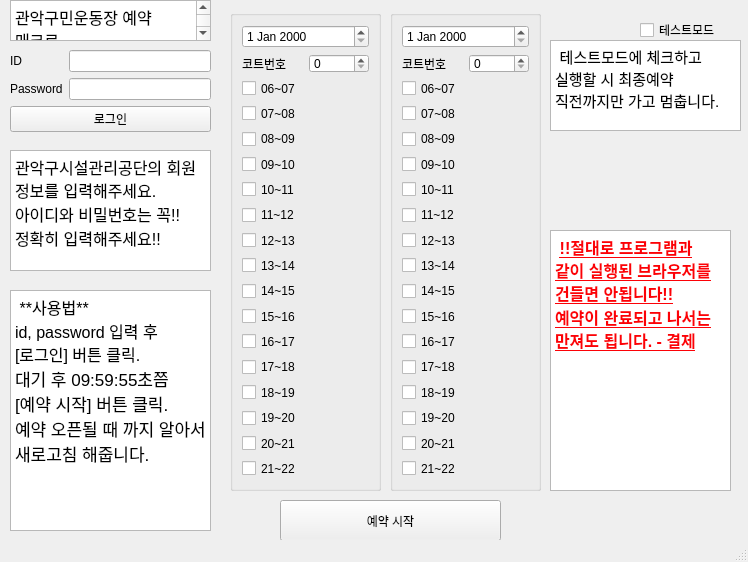
<?xml version="1.0" encoding="UTF-8"?>
<ui version="4.0">
 <class>MainWindow</class>
 <widget class="QMainWindow" name="MainWindow">
  <property name="geometry">
   <rect>
    <x>0</x>
    <y>0</y>
    <width>748</width>
    <height>562</height>
   </rect>
  </property>
  <property name="windowTitle">
   <string>MainWindow</string>
  </property>
  <widget class="QWidget" name="centralwidget">
   <widget class="QWidget" name="formWidget" native="true">
    <property name="geometry">
     <rect>
      <x>10</x>
      <y>50</y>
      <width>201</width>
      <height>88</height>
     </rect>
    </property>
    <layout class="QFormLayout" name="formLayout">
     <item row="0" column="0">
      <widget class="QLabel" name="iDLabel">
       <property name="text">
        <string>ID</string>
       </property>
      </widget>
     </item>
     <item row="0" column="1">
      <widget class="QLineEdit" name="userIdInputBox"/>
     </item>
     <item row="1" column="0">
      <widget class="QLabel" name="passwordLabel">
       <property name="text">
        <string>Password</string>
       </property>
      </widget>
     </item>
     <item row="1" column="1">
      <widget class="QLineEdit" name="userPwInputBox"/>
     </item>
     <item row="2" column="0" colspan="2">
      <widget class="QPushButton" name="loginBtn">
       <property name="text">
        <string>로그인</string>
       </property>
      </widget>
     </item>
    </layout>
   </widget>
   <widget class="QTextBrowser" name="textBrowser">
    <property name="geometry">
     <rect>
      <x>10</x>
      <y>0</y>
      <width>201</width>
      <height>41</height>
     </rect>
    </property>
    <property name="html">
     <string>&lt;!DOCTYPE HTML PUBLIC &quot;-//W3C//DTD HTML 4.0//EN&quot; &quot;http://www.w3.org/TR/REC-html40/strict.dtd&quot;&gt;
&lt;html&gt;&lt;head&gt;&lt;meta name=&quot;qrichtext&quot; content=&quot;1&quot; /&gt;&lt;style type=&quot;text/css&quot;&gt;
p, li { white-space: pre-wrap; }
&lt;/style&gt;&lt;/head&gt;&lt;body style=&quot; font-family:'.AppleSystemUIFont'; font-size:13pt; font-weight:400; font-style:normal;&quot;&gt;
&lt;p style=&quot; margin-top:0px; margin-bottom:0px; margin-left:0px; margin-right:0px; -qt-block-indent:0; text-indent:0px;&quot;&gt;&lt;span style=&quot; font-size:12pt;&quot;&gt;관악구민운동장 예약 매크로&lt;/span&gt;&lt;/p&gt;
&lt;p style=&quot; margin-top:0px; margin-bottom:0px; margin-left:0px; margin-right:0px; -qt-block-indent:0; text-indent:0px;&quot;&gt;&lt;span style=&quot; font-size:12pt;&quot;&gt;v1.2.0&lt;/span&gt;&lt;/p&gt;&lt;/body&gt;&lt;/html&gt;</string>
    </property>
   </widget>
   <widget class="QCheckBox" name="testModeBtn">
    <property name="geometry">
     <rect>
      <x>640</x>
      <y>20</y>
      <width>87</width>
      <height>20</height>
     </rect>
    </property>
    <property name="text">
     <string>테스트모드</string>
    </property>
   </widget>
   <widget class="QTextBrowser" name="textBrowser_4">
    <property name="geometry">
     <rect>
      <x>550</x>
      <y>40</y>
      <width>191</width>
      <height>91</height>
     </rect>
    </property>
    <property name="html">
     <string>&lt;!DOCTYPE HTML PUBLIC &quot;-//W3C//DTD HTML 4.0//EN&quot; &quot;http://www.w3.org/TR/REC-html40/strict.dtd&quot;&gt;
&lt;html&gt;&lt;head&gt;&lt;meta name=&quot;qrichtext&quot; content=&quot;1&quot; /&gt;&lt;style type=&quot;text/css&quot;&gt;
p, li { white-space: pre-wrap; }
&lt;/style&gt;&lt;/head&gt;&lt;body style=&quot; font-family:'.AppleSystemUIFont'; font-size:13pt; font-weight:400; font-style:normal;&quot;&gt;
&lt;p style=&quot; margin-top:0px; margin-bottom:0px; margin-left:0px; margin-right:0px; -qt-block-indent:0; text-indent:0px;&quot;&gt; &lt;span style=&quot; font-size:11pt;&quot;&gt;테스트모드에 체크하고 실행할 시 최종예약 직전까지만 가고 멈춥니다.&lt;/span&gt;&lt;/p&gt;&lt;/body&gt;&lt;/html&gt;</string>
    </property>
   </widget>
   <widget class="QGroupBox" name="GroupBox_day1">
    <property name="geometry">
     <rect>
      <x>230</x>
      <y>10</y>
      <width>151</width>
      <height>481</height>
     </rect>
    </property>
    <layout class="QGridLayout" name="gridLayout_6">
     <item row="12" column="0">
      <widget class="QCheckBox" name="time7_day1">
       <property name="text">
        <string>12~13</string>
       </property>
      </widget>
     </item>
     <item row="1" column="0" rowspan="2" colspan="2">
      <widget class="QDateEdit" name="dateInputBox_1"/>
     </item>
     <item row="9" column="0">
      <widget class="QCheckBox" name="time4_day1">
       <property name="text">
        <string>09~10</string>
       </property>
      </widget>
     </item>
     <item row="14" column="0">
      <widget class="QCheckBox" name="time9_day1">
       <property name="text">
        <string>14~15</string>
       </property>
      </widget>
     </item>
     <item row="17" column="0">
      <widget class="QCheckBox" name="time12_day1">
       <property name="text">
        <string>17~18</string>
       </property>
      </widget>
     </item>
     <item row="16" column="0">
      <widget class="QCheckBox" name="time11_day1">
       <property name="text">
        <string>16~17</string>
       </property>
      </widget>
     </item>
     <item row="15" column="0">
      <widget class="QCheckBox" name="time10_day1">
       <property name="text">
        <string>15~16</string>
       </property>
      </widget>
     </item>
     <item row="13" column="0">
      <widget class="QCheckBox" name="time8_day1">
       <property name="text">
        <string>13~14</string>
       </property>
      </widget>
     </item>
     <item row="11" column="0">
      <widget class="QCheckBox" name="time6_day1">
       <property name="text">
        <string>11~12</string>
       </property>
      </widget>
     </item>
     <item row="8" column="0">
      <widget class="QCheckBox" name="time3_day1">
       <property name="text">
        <string>08~09</string>
       </property>
      </widget>
     </item>
     <item row="6" column="0">
      <widget class="QCheckBox" name="time1_day1">
       <property name="text">
        <string>06~07</string>
       </property>
      </widget>
     </item>
     <item row="7" column="0">
      <widget class="QCheckBox" name="time2_day1">
       <property name="text">
        <string>07~08</string>
       </property>
      </widget>
     </item>
     <item row="18" column="0">
      <widget class="QCheckBox" name="time13_day1">
       <property name="text">
        <string>18~19</string>
       </property>
      </widget>
     </item>
     <item row="19" column="0">
      <widget class="QCheckBox" name="time14_day1">
       <property name="text">
        <string>19~20</string>
       </property>
      </widget>
     </item>
     <item row="20" column="0">
      <widget class="QCheckBox" name="time15_day1">
       <property name="text">
        <string>20~21</string>
       </property>
      </widget>
     </item>
     <item row="21" column="0">
      <widget class="QCheckBox" name="time16_day1">
       <property name="text">
        <string>21~22</string>
       </property>
      </widget>
     </item>
     <item row="3" column="0">
      <widget class="QLabel" name="label">
       <property name="text">
        <string>코트번호</string>
       </property>
      </widget>
     </item>
     <item row="3" column="1">
      <widget class="QSpinBox" name="courtNumSpinBox_1"/>
     </item>
     <item row="10" column="0">
      <widget class="QCheckBox" name="time5_day1">
       <property name="text">
        <string>10~11</string>
       </property>
      </widget>
     </item>
    </layout>
   </widget>
   <widget class="QPushButton" name="startBtn">
    <property name="geometry">
     <rect>
      <x>280</x>
      <y>500</y>
      <width>221</width>
      <height>41</height>
     </rect>
    </property>
    <property name="text">
     <string>예약 시작</string>
    </property>
   </widget>
   <widget class="QTextBrowser" name="textBrowser">
    <property name="geometry">
     <rect>
      <x>10</x>
      <y>150</y>
      <width>201</width>
      <height>121</height>
     </rect>
    </property>
    <property name="html">
     <string>&lt;!DOCTYPE HTML PUBLIC &quot;-//W3C//DTD HTML 4.0//EN&quot; &quot;http://www.w3.org/TR/REC-html40/strict.dtd&quot;&gt;
&lt;html&gt;&lt;head&gt;&lt;meta name=&quot;qrichtext&quot; content=&quot;1&quot; /&gt;&lt;style type=&quot;text/css&quot;&gt;
p, li { white-space: pre-wrap; }
&lt;/style&gt;&lt;/head&gt;&lt;body style=&quot; font-family:'.AppleSystemUIFont'; font-size:13pt; font-weight:400; font-style:normal;&quot;&gt;
&lt;p style=&quot; margin-top:0px; margin-bottom:0px; margin-left:0px; margin-right:0px; -qt-block-indent:0; text-indent:0px;&quot;&gt;&lt;span style=&quot; font-size:12pt;&quot;&gt;관악구시설관리공단의 회원 정보를 입력해주세요.&lt;/span&gt;&lt;/p&gt;
&lt;p style=&quot; margin-top:0px; margin-bottom:0px; margin-left:0px; margin-right:0px; -qt-block-indent:0; text-indent:0px;&quot;&gt;&lt;span style=&quot; font-size:12pt;&quot;&gt;아이디와 비밀번호는 꼭!!&lt;/span&gt;&lt;/p&gt;
&lt;p style=&quot; margin-top:0px; margin-bottom:0px; margin-left:0px; margin-right:0px; -qt-block-indent:0; text-indent:0px;&quot;&gt;&lt;span style=&quot; font-size:12pt;&quot;&gt;정확히 입력해주세요!!&lt;/span&gt;&lt;/p&gt;&lt;/body&gt;&lt;/html&gt;</string>
    </property>
   </widget>
   <widget class="QTextBrowser" name="textBrowser_3">
    <property name="geometry">
     <rect>
      <x>10</x>
      <y>290</y>
      <width>201</width>
      <height>241</height>
     </rect>
    </property>
    <property name="html">
     <string>&lt;!DOCTYPE HTML PUBLIC &quot;-//W3C//DTD HTML 4.0//EN&quot; &quot;http://www.w3.org/TR/REC-html40/strict.dtd&quot;&gt;
&lt;html&gt;&lt;head&gt;&lt;meta name=&quot;qrichtext&quot; content=&quot;1&quot; /&gt;&lt;style type=&quot;text/css&quot;&gt;
p, li { white-space: pre-wrap; }
&lt;/style&gt;&lt;/head&gt;&lt;body style=&quot; font-family:'.AppleSystemUIFont'; font-size:13pt; font-weight:400; font-style:normal;&quot;&gt;
&lt;p style=&quot; margin-top:0px; margin-bottom:0px; margin-left:0px; margin-right:0px; -qt-block-indent:0; text-indent:0px;&quot;&gt; &lt;span style=&quot; font-size:12pt;&quot;&gt;**사용법**&lt;/span&gt;&lt;/p&gt;
&lt;p style=&quot; margin-top:0px; margin-bottom:0px; margin-left:0px; margin-right:0px; -qt-block-indent:0; text-indent:0px;&quot;&gt;&lt;span style=&quot; font-size:12pt;&quot;&gt;id, password 입력 후 [로그인] 버튼 클릭.&lt;/span&gt;&lt;/p&gt;
&lt;p style=&quot; margin-top:0px; margin-bottom:0px; margin-left:0px; margin-right:0px; -qt-block-indent:0; text-indent:0px;&quot;&gt;대기 후 09:59:55초쯤 [예약 시작] 버튼 클릭.&lt;/p&gt;
&lt;p style=&quot; margin-top:0px; margin-bottom:0px; margin-left:0px; margin-right:0px; -qt-block-indent:0; text-indent:0px;&quot;&gt;예약 오픈될 때 까지 알아서 새로고침 해줍니다.&lt;/p&gt;
&lt;p style=&quot;-qt-paragraph-type:empty; margin-top:0px; margin-bottom:0px; margin-left:0px; margin-right:0px; -qt-block-indent:0; text-indent:0px; font-size:12pt;&quot;&gt;&lt;br /&gt;&lt;/p&gt;
&lt;p style=&quot;-qt-paragraph-type:empty; margin-top:0px; margin-bottom:0px; margin-left:0px; margin-right:0px; -qt-block-indent:0; text-indent:0px;&quot;&gt;&lt;br /&gt;&lt;/p&gt;&lt;/body&gt;&lt;/html&gt;</string>
    </property>
   </widget>
   <widget class="QTextBrowser" name="textBrowser">
    <property name="geometry">
     <rect>
      <x>550</x>
      <y>230</y>
      <width>181</width>
      <height>261</height>
     </rect>
    </property>
    <property name="html">
     <string>&lt;!DOCTYPE HTML PUBLIC &quot;-//W3C//DTD HTML 4.0//EN&quot; &quot;http://www.w3.org/TR/REC-html40/strict.dtd&quot;&gt;
&lt;html&gt;&lt;head&gt;&lt;meta name=&quot;qrichtext&quot; content=&quot;1&quot; /&gt;&lt;style type=&quot;text/css&quot;&gt;
p, li { white-space: pre-wrap; }
&lt;/style&gt;&lt;/head&gt;&lt;body style=&quot; font-family:'.AppleSystemUIFont'; font-size:13pt; font-weight:400; font-style:normal;&quot;&gt;
&lt;p style=&quot; margin-top:0px; margin-bottom:0px; margin-left:0px; margin-right:0px; -qt-block-indent:0; text-indent:0px;&quot;&gt; &lt;span style=&quot; font-size:12pt; font-weight:600; text-decoration: underline; color:#fc0107;&quot;&gt;!!절대로 프로그램과 같이 실행된 브라우저를 건들면 안됩니다!!&lt;/span&gt;&lt;/p&gt;
&lt;p style=&quot; margin-top:0px; margin-bottom:0px; margin-left:0px; margin-right:0px; -qt-block-indent:0; text-indent:0px;&quot;&gt;&lt;span style=&quot; font-size:12pt; font-weight:600; text-decoration: underline; color:#fc0107;&quot;&gt;예약이 완료되고 나서는 만져도 됩니다. - 결제&lt;/span&gt;&lt;/p&gt;&lt;/body&gt;&lt;/html&gt;</string>
    </property>
   </widget>
   <widget class="QGroupBox" name="GroupBox_day1_2">
    <property name="geometry">
     <rect>
      <x>390</x>
      <y>10</y>
      <width>151</width>
      <height>481</height>
     </rect>
    </property>
    <layout class="QGridLayout" name="gridLayout_7">
     <item row="12" column="0">
      <widget class="QCheckBox" name="time7_day2">
       <property name="text">
        <string>12~13</string>
       </property>
      </widget>
     </item>
     <item row="1" column="0" rowspan="2" colspan="2">
      <widget class="QDateEdit" name="dateInputBox_2"/>
     </item>
     <item row="9" column="0">
      <widget class="QCheckBox" name="time4_day2">
       <property name="text">
        <string>09~10</string>
       </property>
      </widget>
     </item>
     <item row="14" column="0">
      <widget class="QCheckBox" name="time9_day2">
       <property name="text">
        <string>14~15</string>
       </property>
      </widget>
     </item>
     <item row="17" column="0">
      <widget class="QCheckBox" name="time12_day2">
       <property name="text">
        <string>17~18</string>
       </property>
      </widget>
     </item>
     <item row="16" column="0">
      <widget class="QCheckBox" name="time11_day2">
       <property name="text">
        <string>16~17</string>
       </property>
      </widget>
     </item>
     <item row="15" column="0">
      <widget class="QCheckBox" name="time10_day2">
       <property name="text">
        <string>15~16</string>
       </property>
      </widget>
     </item>
     <item row="13" column="0">
      <widget class="QCheckBox" name="time8_day2">
       <property name="text">
        <string>13~14</string>
       </property>
      </widget>
     </item>
     <item row="11" column="0">
      <widget class="QCheckBox" name="time6_day2">
       <property name="text">
        <string>11~12</string>
       </property>
      </widget>
     </item>
     <item row="10" column="0">
      <widget class="QCheckBox" name="time5_day2">
       <property name="text">
        <string>10~11</string>
       </property>
      </widget>
     </item>
     <item row="8" column="0">
      <widget class="QCheckBox" name="time3_day2">
       <property name="text">
        <string>08~09</string>
       </property>
      </widget>
     </item>
     <item row="6" column="0">
      <widget class="QCheckBox" name="time1_day2">
       <property name="text">
        <string>06~07</string>
       </property>
      </widget>
     </item>
     <item row="7" column="0">
      <widget class="QCheckBox" name="time2_day2">
       <property name="text">
        <string>07~08</string>
       </property>
      </widget>
     </item>
     <item row="18" column="0">
      <widget class="QCheckBox" name="time13_day2">
       <property name="text">
        <string>18~19</string>
       </property>
      </widget>
     </item>
     <item row="19" column="0">
      <widget class="QCheckBox" name="time14_day2">
       <property name="text">
        <string>19~20</string>
       </property>
      </widget>
     </item>
     <item row="20" column="0">
      <widget class="QCheckBox" name="time15_day2">
       <property name="text">
        <string>20~21</string>
       </property>
      </widget>
     </item>
     <item row="21" column="0">
      <widget class="QCheckBox" name="time16_day2">
       <property name="text">
        <string>21~22</string>
       </property>
      </widget>
     </item>
     <item row="3" column="0">
      <widget class="QLabel" name="label_2">
       <property name="text">
        <string>코트번호</string>
       </property>
      </widget>
     </item>
     <item row="3" column="1">
      <widget class="QSpinBox" name="courtNumSpinBox_2"/>
     </item>
    </layout>
   </widget>
  </widget>
  <widget class="QStatusBar" name="statusbar"/>
 </widget>
 <resources/>
 <connections/>
</ui>
